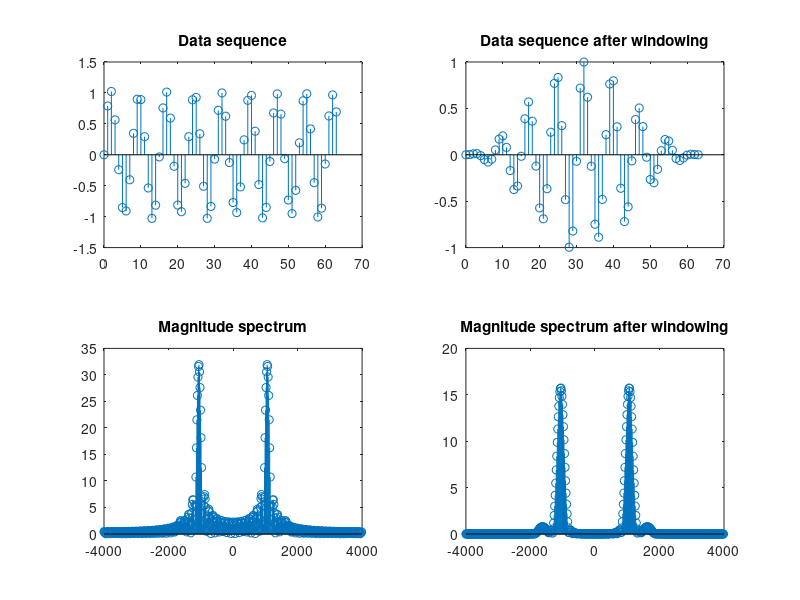

MATLAB code to generate this figure:
clc;
clear all;
close all;
n=64;
N = 500;
t=125e-6;
f=1/t;
t1=t*(0:n-1);
fn = (0:1/N:1-1/N)*f-f/2;
x=sin(2*pi*1062.5*t1)+0.05*sin(2*pi*1625*t1);
figure(1)
subplot(221),stem(0:n-1,x),title('Data sequence')
subplot(223),stem(fn,abs(fftshift(fft(x,N)))),title('Magnitude spectrum')
wind=hann(64);
x1=wind'.* x;
subplot(222),stem(0:n-1,x1),title('Data sequence after windowing')
subplot(224),stem(fn,abs(fftshift(fft(x1,N))))
title('Magnitude spectrum after windowing')
